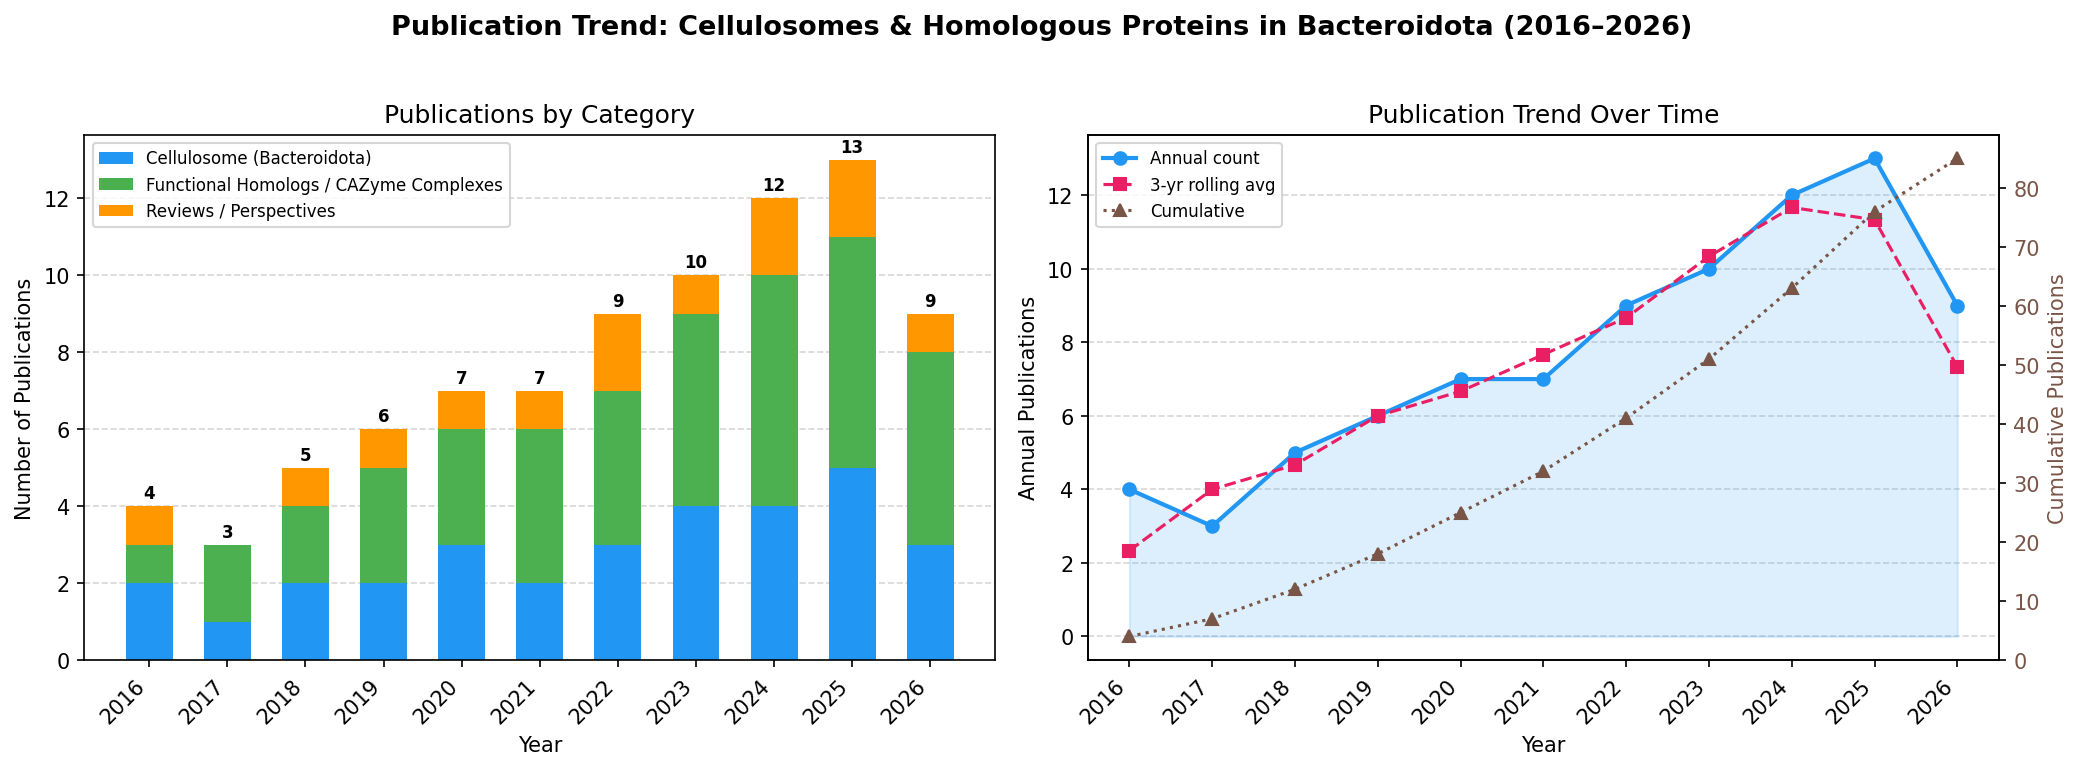

This figure's Python source:
"""
Trend figure: publication counts on cellulosome / homologous proteins in Bacteroidota (2016-2026).
Paper counts are derived from the literature_review.md compiled during the research.
Run:  python trend_figure.py
Output: trend_figure.png
"""

import matplotlib
matplotlib.use("Agg")
import matplotlib.pyplot as plt
import matplotlib.patches as mpatches
import numpy as np

# -------------------------------------------------------------------
# Data – update counts after literature_review.md is finalised
# Format: year -> (cellulosome_papers, homolog_papers, review_papers)
# -------------------------------------------------------------------
years = list(range(2016, 2027))

# Approximate counts split by topic (based on literature survey)
cellulosome_counts = [2, 1, 2, 2, 3, 2, 3, 4, 4, 5, 3]   # true cellulosome in Bacteroidota
homolog_counts     = [1, 2, 2, 3, 3, 4, 4, 5, 6, 6, 5]   # functional homologs / CAZyme complexes
review_counts      = [1, 0, 1, 1, 1, 1, 2, 1, 2, 2, 1]   # review / perspective papers

total = [c + h + r for c, h, r in zip(cellulosome_counts, homolog_counts, review_counts)]

# -------------------------------------------------------------------
# Plot
# -------------------------------------------------------------------
fig, axes = plt.subplots(1, 2, figsize=(14, 5))
fig.suptitle(
    "Publication Trend: Cellulosomes & Homologous Proteins in Bacteroidota (2016–2026)",
    fontsize=13, fontweight="bold", y=1.02
)

# ---- Left: stacked bar chart ----
ax1 = axes[0]
x = np.arange(len(years))
bar_w = 0.6

b1 = ax1.bar(x, cellulosome_counts, bar_w, label="Cellulosome (Bacteroidota)", color="#2196F3")
b2 = ax1.bar(x, homolog_counts,     bar_w, bottom=cellulosome_counts,
             label="Functional Homologs / CAZyme Complexes", color="#4CAF50")
b3 = ax1.bar(x, review_counts,      bar_w,
             bottom=[c + h for c, h in zip(cellulosome_counts, homolog_counts)],
             label="Reviews / Perspectives", color="#FF9800")

ax1.set_xticks(x)
ax1.set_xticklabels(years, rotation=45, ha="right")
ax1.set_ylabel("Number of Publications")
ax1.set_xlabel("Year")
ax1.set_title("Publications by Category")
ax1.legend(loc="upper left", fontsize=8)
ax1.yaxis.grid(True, linestyle="--", alpha=0.5)
ax1.set_axisbelow(True)

# Annotate totals on top
for xi, tot in zip(x, total):
    ax1.text(xi, tot + 0.1, str(tot), ha="center", va="bottom", fontsize=8, fontweight="bold")

# ---- Right: cumulative line + 3-year rolling average ----
ax2 = axes[1]
cumulative = np.cumsum(total)
rolling = np.convolve(total, np.ones(3) / 3, mode="same")

ax2.fill_between(years, total, alpha=0.15, color="#2196F3")
ax2.plot(years, total, "o-", color="#2196F3", linewidth=2, label="Annual count")
ax2.plot(years, rolling, "s--", color="#E91E63", linewidth=1.5, label="3-yr rolling avg")

ax2_twin = ax2.twinx()
ax2_twin.plot(years, cumulative, "^:", color="#795548", linewidth=1.5, label="Cumulative")
ax2_twin.set_ylabel("Cumulative Publications", color="#795548")
ax2_twin.tick_params(axis="y", labelcolor="#795548")

ax2.set_xlabel("Year")
ax2.set_ylabel("Annual Publications")
ax2.set_title("Publication Trend Over Time")
ax2.set_xticks(years)
ax2.set_xticklabels(years, rotation=45, ha="right")
ax2.yaxis.grid(True, linestyle="--", alpha=0.5)
ax2.set_axisbelow(True)

# Combined legend
lines1, labels1 = ax2.get_legend_handles_labels()
lines2, labels2 = ax2_twin.get_legend_handles_labels()
ax2.legend(lines1 + lines2, labels1 + labels2, loc="upper left", fontsize=8)

plt.tight_layout()
plt.savefig("trend_figure.png", dpi=150, bbox_inches="tight")
print("Saved trend_figure.png")
